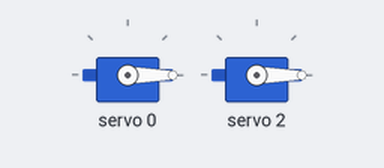
Simulated run of this sketch. Board: ESP8266 (NodeMCU). Parts: 2 × servo. WiFi joins after 1.5 s; servers stay silent unless stated; what the sketch prints to the serial monitor is not drawn.

Above: at 1.7 s.
At 7.21 s:
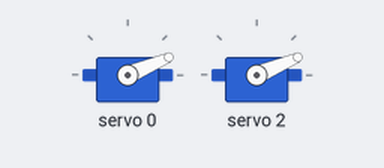
At 9.8 s:
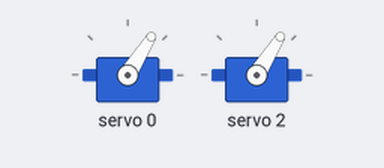
At 12.1 s:
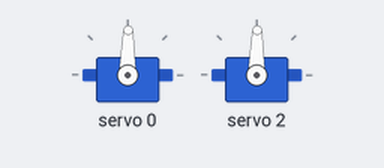
Timing chart, 0 to 13.6 s (numbered marks = the images above):
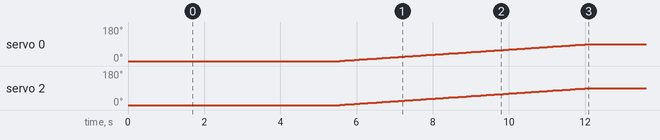

Measured:
- by itself, servo 0, servo 2: moves from 0° to 89° over 6.5 s

The sketch:

BendlabsServo.ino
```cpp
#include <ESP8266WiFi.h>
#include <WiFiUDP.h>
#include <Wire.h>
#include <Adafruit_PWMServoDriver.h>

Adafruit_PWMServoDriver pwm = Adafruit_PWMServoDriver();
#define SERVO_FREQ 50
uint8_t serv_x = 0;
uint8_t serv_y = 2;
int sensor_x=0;
int sensor_y=0;
int pozycja_x=0;
int pozycja_y=0;
int i=0;
int j=0;

#define SERVOMIN  200
#define SERVOMAX  300

const char* ssid = "test2";
const char* pw = "22345678";
byte data[200] ={};
int packetsize = 0;
int arr[5];
String receiveddata="";
WiFiUDP Server;

void setup() {
  Serial.begin(115200);
//inicjalizacja serw
  pwm.begin();
  pwm.setOscillatorFrequency(27000000);  // The int.osc. is closer to 27MHz
  pwm.setPWMFreq(SERVO_FREQ);  // Analog servos run at ~50 Hz updates

  delay(100);

//inicjalizacja wifi
  WiFi.begin("Jest_moc", "olimp123");
  while (WiFi.status() != WL_CONNECTED)
  {
    delay(500);
    Serial.print(".");
  }
  Serial.println(" connected");
  Server.begin(3005);
  Serial.println("Server started...");


}

void loop() {


 char message = Server.parsePacket();
 packetsize = Server.available();
 if (message)
 {
  Server.read(data,packetsize);
  IPAddress remoteip=Server.remoteIP();
  Server.endPacket();
 }

 if(packetsize)
 {
  for (int i=0;packetsize > i ;i++)
  {
    //Serial.println(data[i]);
  }
 }

//wyświetlenie odczytu czujników
  memcpy(arr, data, 8);
 // Serial.print("czujni 0 - ");
 // Serial.print(arr[0]);
 // Serial.print("             czujnik 1 - ");
  //Serial.print(arr[1]);
  //Serial.println("");

if(i==60){

//głaskanie

  sensor_x=300-(arr[0]);
  if (sensor_x>450) {sensor_x=450;}
  if (sensor_x<150) {sensor_x=150;}

  if (sensor_x > pozycja_x)
  {
    pozycja_x = pozycja_x + 1;
    if (pozycja_x>450) {pozycja_x=450;}
    pwm.setPWM(serv_x, 0, pozycja_x);
    //Serial.println("ruch serva");
  }

  if (sensor_x < pozycja_x)
  {
    pozycja_x = pozycja_x - 1;
    if (pozycja_x<150) {pozycja_x=150;}
    pwm.setPWM(serv_x, 0, pozycja_x);
    //Serial.println("ruch serva");
  }


 //pochylenie dłoni
  sensor_y=300-arr[1];
  if (sensor_y>500) {sensor_y=500;}
  if (sensor_y<100) {sensor_y=100;}

  if (sensor_y > pozycja_y)
  {
    pozycja_y = pozycja_y + 1;
    if (pozycja_y>500) {pozycja_y=500;}
    pwm.setPWM(serv_y, 0, pozycja_y);
    //Serial.println("ruch serva");
  }

  if (sensor_y < pozycja_y)
  {
    pozycja_y = pozycja_y - 1;
    if (pozycja_y<100) {pozycja_y=100;}
    pwm.setPWM(serv_y, 0, pozycja_y);
    //Serial.println("ruch serva");
  }


    Serial.print(sensor_x);
    Serial.print("\t");
    Serial.print(pozycja_x);
    Serial.print("\t");
    Serial.print("\t");
    Serial.print(sensor_y);
    Serial.print("\t");
    Serial.print(pozycja_y);
    Serial.println("");
}
i++;
if(i==61){i=0;}

}
```
